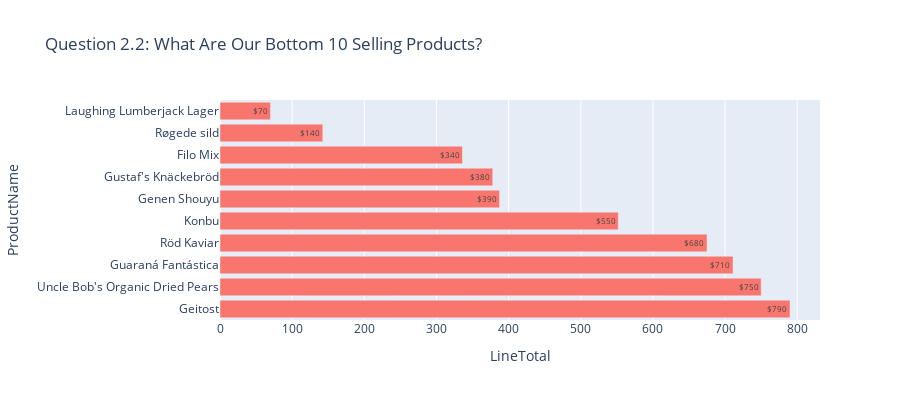

The cell this chart's notebook holds for it:
### Markdown cell above
## Question 2.2 What are our Bottom 10 Selling Products?

### Code cell
fig = px.bar(df_bottom10,
            x='LineTotal',
            y='ProductName',
            width=900,
            height=400,
            text= 'LineTotal',
            orientation='h',
            title='Question 2.2: What Are Our Bottom 10 Selling Products?')

fig.update_traces(textposition='auto', 
                  texttemplate='%{text:$.2s}',
                   marker_color ='#f8766d',
                 )

fig.show()

### Figure 1 — Plotly figure (JSON) as saved in the notebook; plotly's stock layout.template omitted (floating-point values rounded to 4 significant figures)
{"data": [{"alignmentgroup": "True", "hovertemplate": "LineTotal=%{text}<br>ProductName=%{y}<extra></extra>", "legendgroup": "", "marker": {"color": "#f8766d"}, "name": "", "offsetgroup": "", "orientation": "h", "showlegend": false, "text": [790, 750, 711, 675, 552, 387.5, 378, 336, 142.5, 70], "textposition": "auto", "texttemplate": "%{text:$.2s}", "type": "bar", "x": [790, 750, 711, 675, 552, 387.5, 378, 336, 142.5, 70], "xaxis": "x", "y": ["Geitost", "Uncle Bob's Organic Dried Pears", "Guaraná Fantástica", "Röd Kaviar", "Konbu", "Genen Shouyu", "Gustaf's Knäckebröd", "Filo Mix", "Røgede sild", "Laughing Lumberjack Lager"], "yaxis": "y"}], "layout": {"barmode": "relative", "height": 400, "legend": {"tracegroupgap": 0}, "title": {"text": "Question 2.2: What Are Our Bottom 10 Selling Products?"}, "width": 900, "xaxis": {"anchor": "y", "autorange": true, "domain": [0, 1], "range": [0, 831.6], "title": {"text": "LineTotal"}, "type": "linear"}, "yaxis": {"anchor": "x", "autorange": true, "domain": [0, 1], "range": [-0.5, 9.5], "title": {"text": "ProductName"}, "type": "category"}}}
